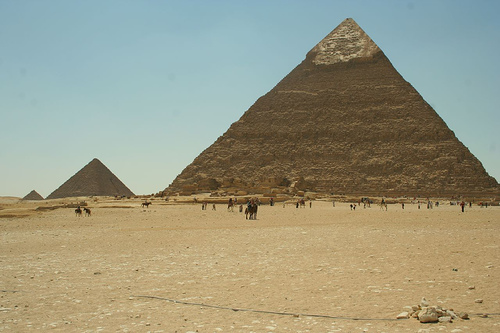
#> input picture Pyramid.jpg, 500 x 333 px
$ python 'Otsu'"'"'s二值化.py'
#> lines starting #> are read from the running program, lines starting #| are printed output that depends on the picture; after the words box and inside, x2 and y2 are one past the last pixel; in counts of white or black regions, pixels touching at a corner belong together
# [25 lines of commented-out code are left out]


import cv2 as cv
import numpy as np
from matplotlib import pyplot as plt

img = cv.imread('Pyramid.jpg', 0)
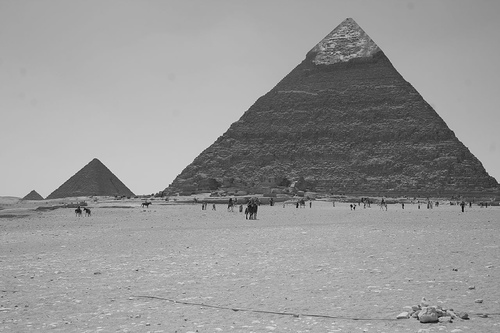
#> img: shape (333, 500); min 4, max 226, mean 150.3

print(img)
#> (printed output is left out)
# 全局阈值
ret1, th1 = cv.threshold(img, 127, 255, cv.THRESH_BINARY)
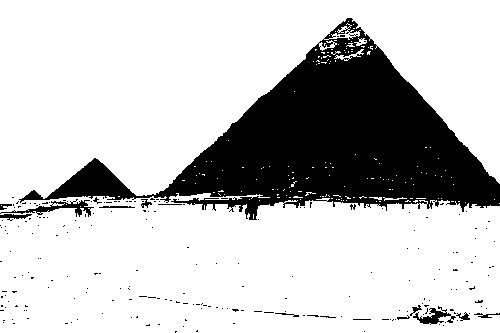
#> th1: shape (333, 500); 77.5% white; 222 black regions (207 under 20 px), largest, box (x1, y1, x2, y2) and area: (19, 18, 500, 220) 35611, (0, 199, 94, 217) 445, (413, 306, 456, 325) 303
# Otsu阈值
ret2, th2 = cv.threshold(img, 0, 255, cv.THRESH_BINARY + cv.THRESH_OTSU)
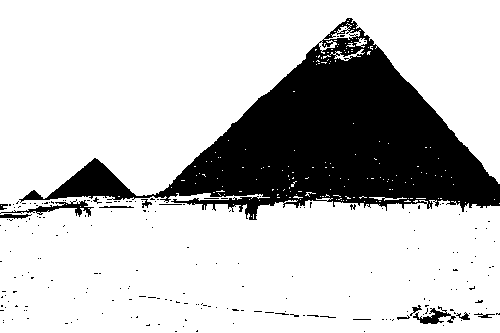
#> th2: shape (333, 500); 77.7% white; 212 black regions (198 under 20 px), largest, box (x1, y1, x2, y2) and area: (19, 18, 500, 220) 35435, (0, 199, 94, 217) 414, (413, 306, 456, 324) 294
#> ret2 = 125
# ret2, th2 = cv.threshold(img, 0, 255, 1580)
print(ret2)
#| 125.0
# 高斯滤波后再采用Otsu阈值
blur = cv.GaussianBlur(img, (5, 5), 0)
ret3, th3 = cv.threshold(blur, 0, 255, cv.THRESH_BINARY + cv.THRESH_OTSU)
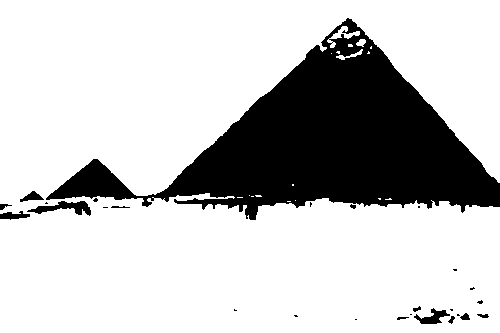
#> th3: shape (333, 500); 77.6% white; 27 black regions (14 under 20 px), largest, box (x1, y1, x2, y2) and area: (46, 18, 500, 220) 36056, (27, 201, 91, 216) 427, (414, 308, 450, 324) 257
#> ret3 = 126

# write img
cv.imwrite('Global-threshold.jpg',th1)
cv.imwrite('Otsu-threshold.jpg',th2)
cv.imwrite('Gaussian-Otsu-threshold.jpg',th3)

# 绘制所有图像及其直方图
images = [img, 0, th1,
          img, 0, th2,
          blur, 0, th3]
titles = ['Original Noisy Image', 'Histogram', 'Global Thresholding (v=127)',
          'Original Noisy Image', 'Histogram', "Otsu's Thresholding",
          'Gaussian filtered Image', 'Histogram', "Otsu's Thresholding"]
for i in range(3):
    plt.subplot(3, 3, i * 3 + 1), plt.imshow(images[i * 3], 'gray')
    plt.title(titles[i * 3]), plt.xticks([]), plt.yticks([])
    plt.subplot(3, 3, i * 3 + 2), plt.hist(images[i * 3].ravel(), 256)
    plt.title(titles[i * 3 + 1]), plt.xticks([]), plt.yticks([])
    plt.subplot(3, 3, i * 3 + 3), plt.imshow(images[i * 3 + 2], 'gray')
    plt.title(titles[i * 3 + 2]), plt.xticks([]), plt.yticks([])
plt.show()
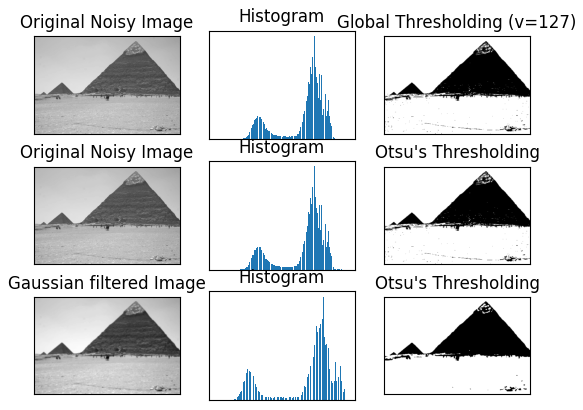
#> figure drawn by matplotlib, 9 panels
